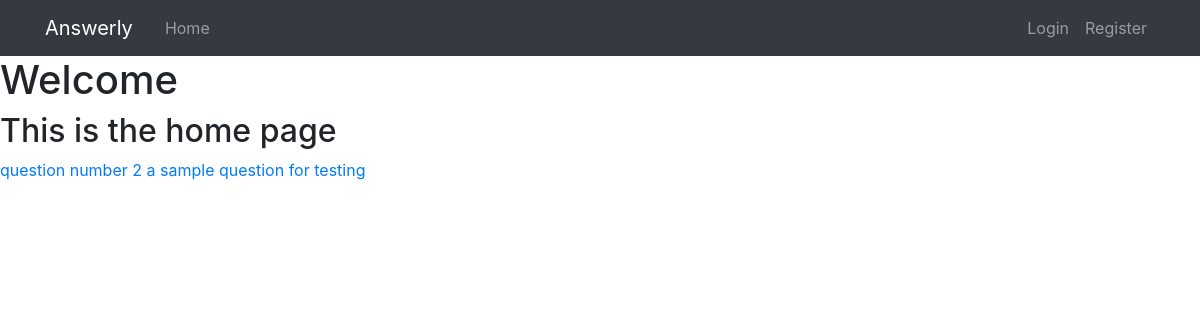
The page / on the database its author committed.
### main/models.py (models this page shows, shortened)
class Question(models.Model):
    title = models.CharField('title for question', max_length=150, blank=False)
    content = models.TextField(
        'more information about question', blank=True, default='')
    asked_by = models.ForeignKey(to=get_user_model(), on_delete=models.CASCADE)
    created_at = models.DateTimeField(default=datetime.now, blank=True)
    votes = models.IntegerField('number of votes cast')

### main/views.py (the view)
# urls.py: 2. Add a URL to urlpatterns:  path('', views.home, name='home')
def home(request):
    question_list = Question.objects.order_by('-created_at')[:10]
    return render(request, 'main/home.html', {'question_list': question_list})

### main/templates/main/home.html
{% extends 'main/base.html' %}
{% block content%}
<h1>Welcome</h1>
<h2>This is the home page</h2>
{% for question in question_list %}
<a href="{% url 'main:question_details' question.id %}">{{question.title}}</a>
{% endfor %}
{% endblock content%}

### rows shown on the page
Question: title "question number 2"
Question: title "a sample question for testing"
